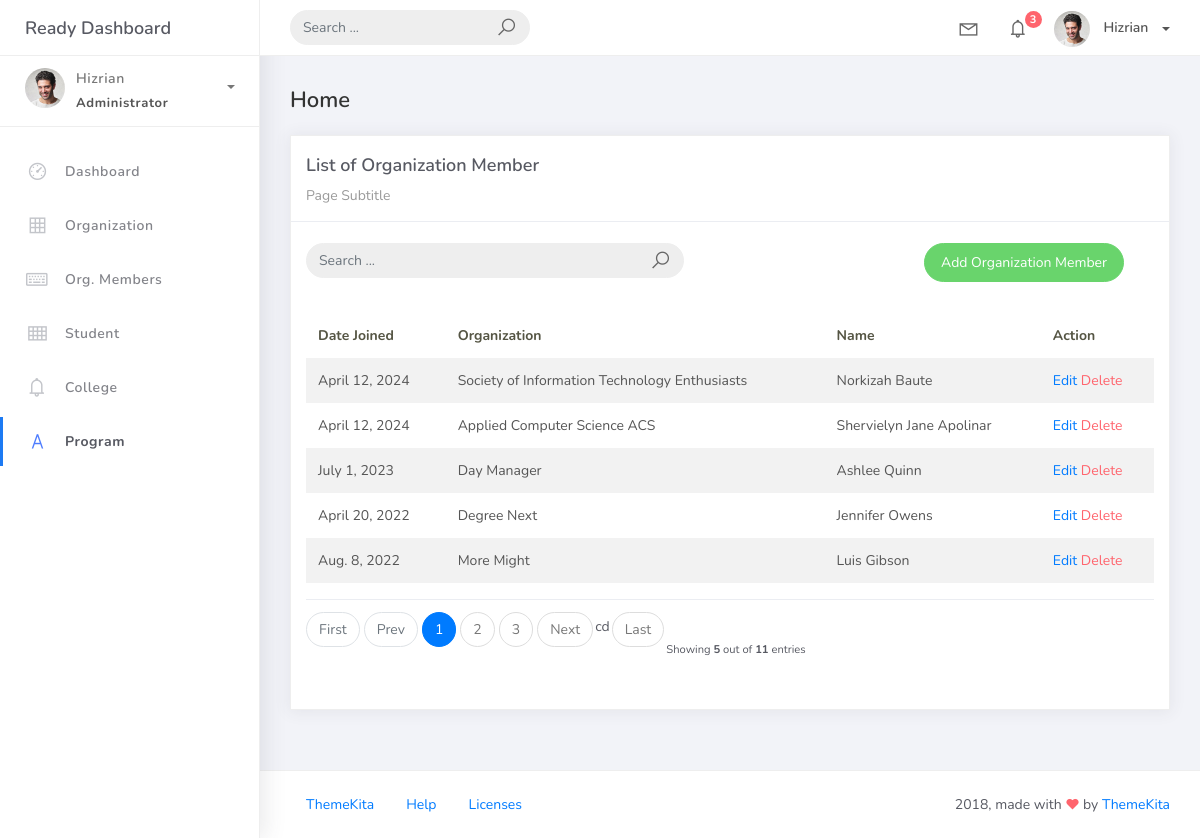
Before: /orgmember_list with the older database file.
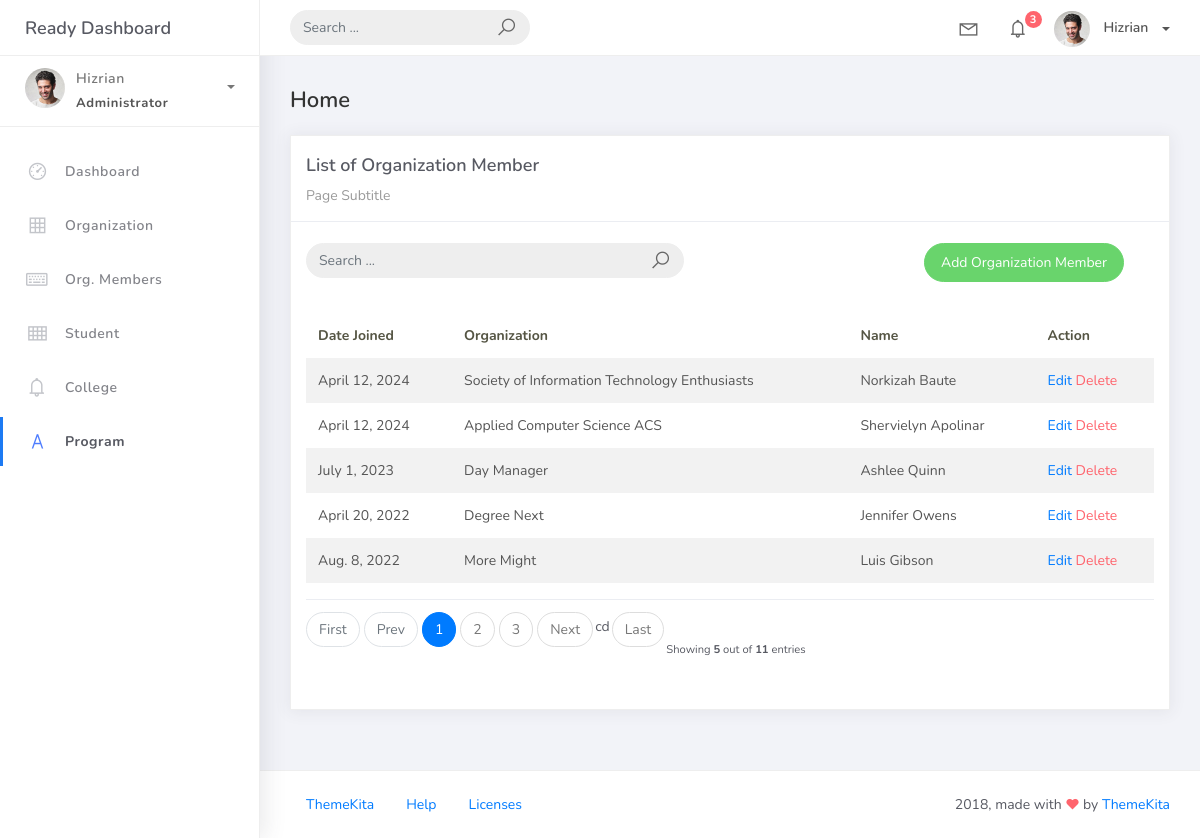
After: the same page with the newer database file.
### studentorg/models.py (models this page shows, shortened)
class BaseModel (models.Model):
    created_at = models.DateTimeField(auto_now_add=True, db_index=True)
    updated_at = models.DateTimeField(auto_now=True)
    class Meta:
        abstract = True

class OrgMember(BaseModel):
    student=models.ForeignKey(Student, on_delete=models.CASCADE)
    organization=models.ForeignKey(Organization, on_delete=models.CASCADE)
    date_joined = models.DateField()

class Student(BaseModel):
    student_id  = models.CharField(max_length=15)
    lastname = models.CharField(max_length=25)
    firstname = models.CharField(max_length=25)
    middlename = models.CharField(max_length=25, blank=True, null=True)
    program = models.ForeignKey(Program, on_delete=models.CASCADE)

class Organization(BaseModel):
    name = models.CharField(max_length=250)
    college = models.ForeignKey(
        College, null=True, blank=True, on_delete=models.CASCADE)
    description = models.CharField(max_length=500)

### studentorg/views.py (the view)
# urls.py: path('orgmember_list', OrgMemberList.as_view(), name='orgmember-list'),
class OrgMemberList(ListView):
    model = OrgMember
    context_object_name = 'orgmember'
    template_name  = 'orgmember_list.html'
    paginate_by = 5
    def get_context_data(self, **kwargs):
        context = super().get_context_data(**kwargs)
        context['organization_list'] = Organization.objects.all()
        return context
    def get_queryset(self, *args, **kwargs):
         qs = super(OrgMemberList, self).get_queryset(*args, **kwargs)
         if self.request.GET.get("q") != None:
             query = self.request.GET.get('q')
             qs = qs = qs.filter(Q(date_joined__icontains=query) |
                           Q(organization__name__icontains=query) | Q(student__firstname__icontains=query) | Q(student__lastname__icontains=query))
         return qs

### templates/orgmember_list.html
{% extends 'base.html' %} {%load static %}  {% block content %}
<div class="content">
    <div class="container-fluid">
        <h4 class="page-title">Home</h4>
        <div class="row">
            <div class="col-md-12">
                <div class="card">
                    <div class="card-header">
                        <div class="card-title">List of Organization Member</div>
                        <div class="card-category">Page Subtitle</div>
                    </div>
                    <br />
                            <div class="col-md-12 row">
                                <div class="col-md-6">
                                    <form class="navbar-left navbar-form nav-search mr-md-3" action="{% url 'orgmember-list' %}">
                                      <div class="input-group">
                                        <input type="text" placeholder="Search ..." class="form-control" name="q" />
                                        <div class="input-group-append">
                                        <span class="input-group-text">
                                            <i class="la la-search search-icon"></i>
                                        </span>
                                        </div>
                                      </div>
                                    </form>
                                </div>
                                <div class="col-md-6">
                                    <div class="pull-right">
                                        <a href="{% url 'orgmember-add' %}" class="btn btn-success btn-rounded">Add Organization Member</a>
                                    </div>
                                </div>
                            </div>
                    <div class="card-body">
                        <table class="table table-striped mt-3">
                            <thead>
                                <tr>
                                    <th scope="col">Date Joined</th>
                                    <th scope="col">Organization</th>
                                    <th scope="col">Name</th>
                                    <th scope="col">Action</th>
                                </tr>
                            </thead>
                            <tbody>
                                {% for object in object_list %}
                                <tr>
                                    <td>{{ object.date_joined }}</td>
                                    <td>{{ object.organization.name}}</td>
                                    <td>{{ object.student.firstname }} {{ object.student.lastname }}</td>
                                    <td>
                                        <a href="orgmember_list/{{ object.id }}">Edit</a>
                                        <a href="orgmember_list/{{ object.id }}/delete" class="text-danger">Delete</a>
                                    </td>
                                </tr>
                                {% empty %}
                                <tr>
                                    <td colspan="4" style="text-align: center">
                                        <p class="text-sm font-weight-bold mb-0">No Records Found</p>
                                    </td>
                                </tr>
                                {% endfor %}
                            </tbody>
                        </table>
                        {% include 'includes/pagination.html' %}
                    </div>
                </div>
            </div>
        </div>
    </div>
</div>
{% endblock %}

Changed rows visible on the page:
changed through a linked row, OrgMember "Applied Computer Science ACS": student.firstname "Shervielyn Jane" → "Shervielyn"
